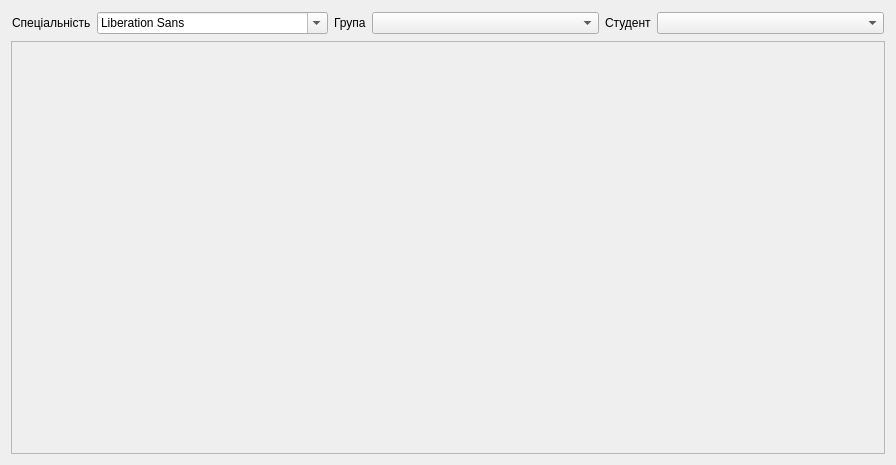
<?xml version="1.0" encoding="UTF-8"?>
<ui version="4.0">
 <class>MarkInputForm</class>
 <widget class="QWidget" name="MarkInputForm">
  <property name="geometry">
   <rect>
    <x>0</x>
    <y>0</y>
    <width>896</width>
    <height>465</height>
   </rect>
  </property>
  <property name="windowTitle">
   <string>Form</string>
  </property>
  <layout class="QVBoxLayout" name="verticalLayout">
   <item>
    <widget class="QWidget" name="widget" native="true">
     <property name="sizePolicy">
      <sizepolicy hsizetype="Minimum" vsizetype="Maximum">
       <horstretch>0</horstretch>
       <verstretch>0</verstretch>
      </sizepolicy>
     </property>
     <layout class="QHBoxLayout" name="horizontalLayout">
      <property name="leftMargin">
       <number>1</number>
      </property>
      <property name="topMargin">
       <number>1</number>
      </property>
      <property name="rightMargin">
       <number>1</number>
      </property>
      <property name="bottomMargin">
       <number>1</number>
      </property>
      <item>
       <widget class="QLabel" name="label_3">
        <property name="sizePolicy">
         <sizepolicy hsizetype="Maximum" vsizetype="Minimum">
          <horstretch>0</horstretch>
          <verstretch>0</verstretch>
         </sizepolicy>
        </property>
        <property name="text">
         <string>Спеціальність</string>
        </property>
       </widget>
      </item>
      <item>
       <widget class="QFontComboBox" name="SpecialiyConboBox">
        <property name="sizeAdjustPolicy">
         <enum>QComboBox::AdjustToContents</enum>
        </property>
        <property name="currentFont">
         <font>
          <family>Microsoft JhengHei UI</family>
         </font>
        </property>
       </widget>
      </item>
      <item>
       <widget class="QLabel" name="label">
        <property name="sizePolicy">
         <sizepolicy hsizetype="Maximum" vsizetype="Minimum">
          <horstretch>0</horstretch>
          <verstretch>0</verstretch>
         </sizepolicy>
        </property>
        <property name="text">
         <string>Група</string>
        </property>
       </widget>
      </item>
      <item>
       <widget class="QComboBox" name="GroupConboBox">
        <property name="sizePolicy">
         <sizepolicy hsizetype="Minimum" vsizetype="Fixed">
          <horstretch>0</horstretch>
          <verstretch>0</verstretch>
         </sizepolicy>
        </property>
       </widget>
      </item>
      <item>
       <widget class="QLabel" name="label_2">
        <property name="sizePolicy">
         <sizepolicy hsizetype="Maximum" vsizetype="Minimum">
          <horstretch>0</horstretch>
          <verstretch>0</verstretch>
         </sizepolicy>
        </property>
        <property name="text">
         <string>Студент</string>
        </property>
       </widget>
      </item>
      <item>
       <widget class="QComboBox" name="SudentConboBox">
        <property name="sizePolicy">
         <sizepolicy hsizetype="Minimum" vsizetype="Minimum">
          <horstretch>0</horstretch>
          <verstretch>0</verstretch>
         </sizepolicy>
        </property>
       </widget>
      </item>
     </layout>
    </widget>
   </item>
   <item>
    <widget class="QScrollArea" name="SubjectsScrollArea">
     <property name="sizePolicy">
      <sizepolicy hsizetype="Minimum" vsizetype="Minimum">
       <horstretch>0</horstretch>
       <verstretch>0</verstretch>
      </sizepolicy>
     </property>
     <property name="widgetResizable">
      <bool>true</bool>
     </property>
     <widget class="QWidget" name="SubjectsWidget">
      <property name="geometry">
       <rect>
        <x>0</x>
        <y>0</y>
        <width>872</width>
        <height>408</height>
       </rect>
      </property>
      <layout class="QVBoxLayout" name="verticalLayout_2"/>
     </widget>
    </widget>
   </item>
  </layout>
 </widget>
 <resources/>
 <connections/>
</ui>
